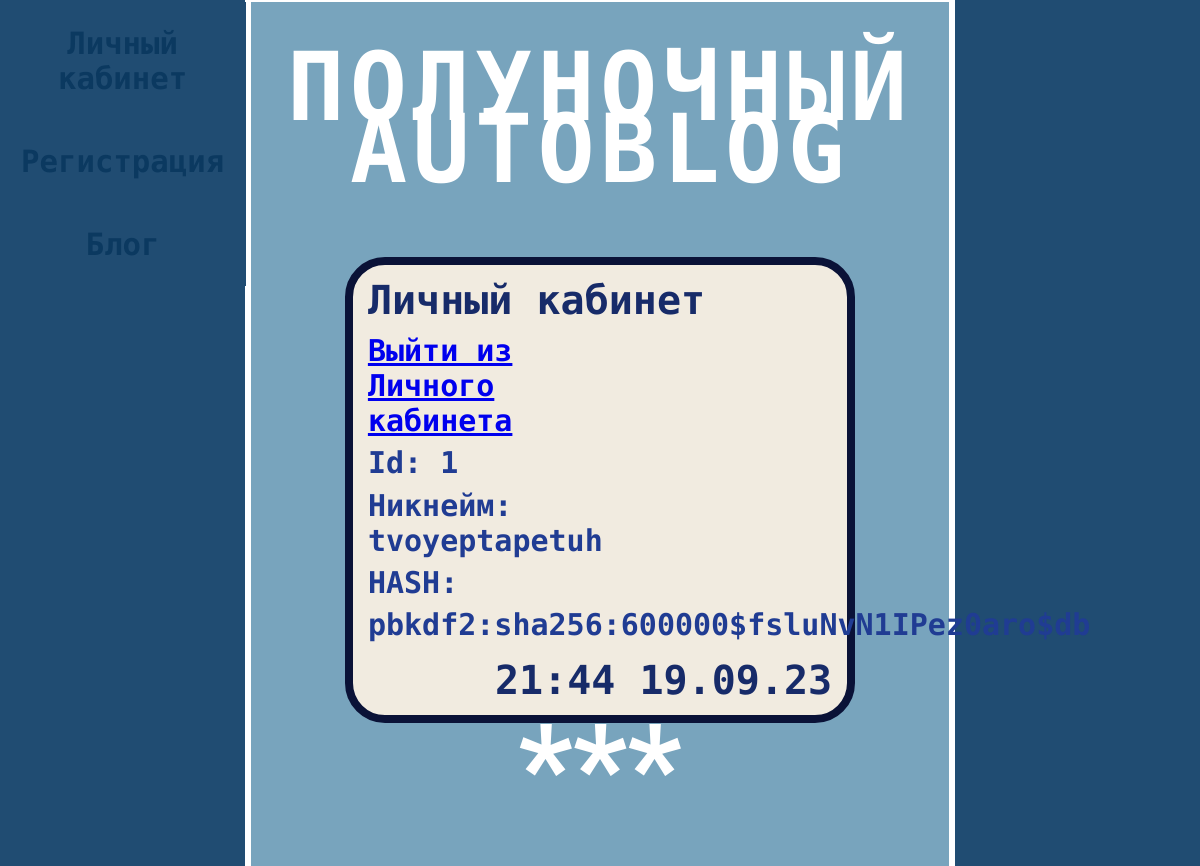
Screenshot of /profile (signed in) with the database file from the repository.
### models.py (models this page shows, shortened)
class Users(db.Model):
    id = db.Column(db.Integer, primary_key=True)
    name = db.Column(db.String(50), unique=True)
    psw = db.Column(db.String(500), nullable=True)

### app.py (the view)
@app.route("/profile")
@login_required
def profile():
    if current_user.is_authenticated:
        return render_template("profile.html", menu=menu, title="Личный кабинет")
    return redirect(url_for("login"))

### UserLogin.py (called while the page is built)
    def fromDB(self, user):
        self.__user = user
        return self

    def get_id(self):
        return self.__user.id

    def getName(self):
        return self.__user.name if self.__user else "Без имени"

    def getHash(self):
        return self.__user.psw[0:40] if self.__user else "Без HASH????"

### app.py (called while the page is built)
@login_manager.user_loader
def load_user(user_id):
    return UserLogin().fromDB(getUser(user_id))

### models.py (called while the page is built)
def getUser(user_id):
    try:
        u = Users.query.filter_by(id=user_id)[0]
        if not u:
            print("Пользователь не найден")
            return False
        return u
    except:
        print("Что-то пошло не так при загрузке пользователя")

### templates/profile.html (shortened to what this page needs)
{% extends "base.html"%}
{% block content %}
{{ super() }}
    <div class="post">
        <div class="nickname">Личный кабинет</div>
        <div class="form">
                  <p class="linename"><a href="{{ url_for('logout')}}">Выйти из Личного кабинета</a>
                  <p class="linename">Id: {{ current_user.get_id() }}</p>
                  <p class="linename">Никнейм: {{ current_user.getName() }}</p>
                  <p class="linename">HASH:</p>
                  <p class="linename">{{ current_user.getHash() }}</p>
        </div>
        <div class="dateandtime">21:44 19.09.23</div>
    </div>
    <div class="sign-wrap-3">
        <span class="sign_word">***</span>
    </div>
{% endblock %}

### static/css/styles.css (style rules this page uses)
body { background-color: #204c72; }
div.post { margin: 1.5% 13.5% 3% 13.5%; border: solid #0a1237 6pt; border-radius: 40px; background-color: #f1ebe0; }
div.nickname { font-size: 40px; font-weight: bold; padding-left: 3%; padding-top: 2.5%; color: #172b69; padding-bottom: 2%; font-family: 'Ubuntu Mono', monospace; }
div.dateandtime { font-size: 40px; font-weight: bold; line-height: 50px; padding: 1% 3% 2% 3%; color: #172b69; font-family: 'Ubuntu Mono', monospace; text-align: right; }
div.post + div.sign-wrap-3 { margin-bottom: -5%; }
p.linename { font-size: 30px; font-weight: bold; color: #203c93; font-family: 'Ubuntu Mono', monospace; margin-block-end: 0px; margin-block-start: 0px; padding-bottom: 3%; }
div.form { margin-left: 3%; width: 50%; }
.sign-wrap-3 { text-align: center; }
.sign-wrap-3 .sign_word { font-size: 120px; font-weight: bold; line-height: 50px; color: #FFF; font-family: 'Roboto', sans-serif; text-transform: uppercase; animation: neon-3 5s steps(1, start) infinite reverse; }

### rows the page displays
Users: get_id "1", getName "tvoyeptapetuh", getHash "pbkdf2:sha256:600000$fsluNvN1IPez0aro$db"

### other values shown
{{ m.name }} "Личный кабинет" "Регистрация" "Блог"
